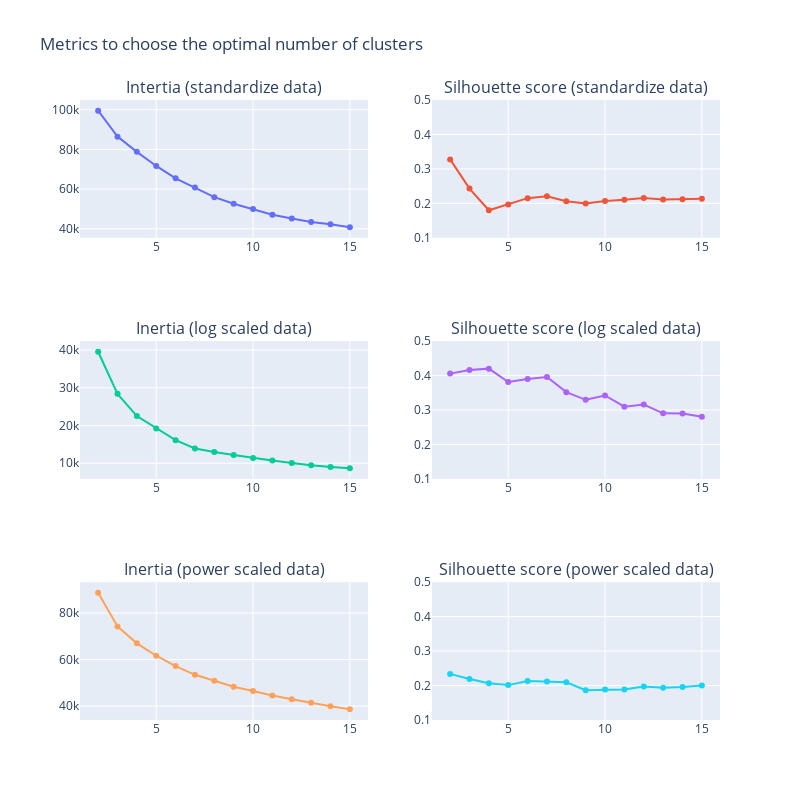

Notebook code cell kept with this figure:
### Code cell
fig = make_subplots(rows=3, cols=2,subplot_titles=("Intertia (standardize data)","Silhouette score (standardize data)",
                                                  "Inertia (log scaled data)", "Silhouette score (log scaled data)",
                                                  "Inertia (power scaled data)", "Silhouette score (power scaled data)"))

trace1 = go.Scatter(x=list(range(2,16)),y=np.array(inertia_list_st))
trace2 = go.Scatter(x=list(range(2,16)),y=np.array(silhouette_list_st))

trace3 = go.Scatter(x=list(range(2,16)),y=np.array(inertia_list_log))
trace4 = go.Scatter(x=list(range(2,16)),y=np.array(silhouette_list_log))

trace5 = go.Scatter(x=list(range(2,16)),y=np.array(inertia_list_power))
trace6 = go.Scatter(x=list(range(2,16)),y=np.array(silhouette_list_power))


fig.append_trace(trace1, 1, 1)
fig.append_trace(trace2, 1, 2)
fig.append_trace(trace3, 2, 1)
fig.append_trace(trace4, 2, 2)
fig.append_trace(trace5, 3, 1)
fig.append_trace(trace6, 3, 2)

fig.update_layout(title_text="Metrics to choose the optimal number of clusters",
                  autosize=False,width=800,height=800,
                 showlegend=False)

fig.update_yaxes(range=[0.1, 0.5], row=1, col=2)
fig.update_yaxes(range=[0.1, 0.5], row=2, col=2)
fig.update_yaxes(range=[0.1, 0.5], row=3, col=2)
fig.show()

### Figure 1 — Plotly figure (JSON) as saved in the notebook; plotly's stock layout.template omitted (floating-point values rounded to 4 significant figures)
{"data": [{"type": "scatter", "x": [2, 3, 4, 5, 6, 7, 8, 9, 10, 11, 12, 13, 14, 15], "xaxis": "x", "y": [99530.0, 86420.0, 78780.0, 71670.0, 65450.0, 60870.0, 55940.0, 52650.0, 49980.0, 47070.0, 45210.0, 43430.0, 42260.0, 40840.0], "yaxis": "y"}, {"type": "scatter", "x": [2, 3, 4, 5, 6, 7, 8, 9, 10, 11, 12, 13, 14, 15], "xaxis": "x2", "y": [0.3276, 0.2428, 0.1799, 0.1967, 0.215, 0.2208, 0.206, 0.1997, 0.2071, 0.2104, 0.2157, 0.2113, 0.2116, 0.2131], "yaxis": "y2"}, {"type": "scatter", "x": [2, 3, 4, 5, 6, 7, 8, 9, 10, 11, 12, 13, 14, 15], "xaxis": "x3", "y": [39540.0, 28370.0, 22490.0, 19200.0, 16100.0, 13910.0, 12940.0, 12200.0, 11410.0, 10710.0, 10080.0, 9428.0, 8989.0, 8659.0], "yaxis": "y3"}, {"type": "scatter", "x": [2, 3, 4, 5, 6, 7, 8, 9, 10, 11, 12, 13, 14, 15], "xaxis": "x4", "y": [0.4057, 0.4162, 0.4201, 0.3812, 0.3902, 0.3958, 0.3518, 0.3295, 0.3422, 0.3096, 0.316, 0.2903, 0.2901, 0.2802], "yaxis": "y4"}, {"type": "scatter", "x": [2, 3, 4, 5, 6, 7, 8, 9, 10, 11, 12, 13, 14, 15], "xaxis": "x5", "y": [88670.0, 74230.0, 66990.0, 61660.0, 57230.0, 53460.0, 50900.0, 48350.0, 46530.0, 44540.0, 42970.0, 41410.0, 39920.0, 38620.0], "yaxis": "y5"}, {"type": "scatter", "x": [2, 3, 4, 5, 6, 7, 8, 9, 10, 11, 12, 13, 14, 15], "xaxis": "x6", "y": [0.2338, 0.219, 0.2069, 0.2013, 0.2133, 0.2121, 0.2095, 0.1863, 0.1884, 0.1882, 0.1975, 0.1938, 0.1958, 0.2], "yaxis": "y6"}], "layout": {"annotations": [{"font": {"size": 16}, "showarrow": false, "text": "Intertia (standardize data)", "x": 0.225, "xanchor": "center", "xref": "paper", "y": 1, "yanchor": "bottom", "yref": "paper"}, {"font": {"size": 16}, "showarrow": false, "text": "Silhouette score (standardize data)", "x": 0.775, "xanchor": "center", "xref": "paper", "y": 1, "yanchor": "bottom", "yref": "paper"}, {"font": {"size": 16}, "showarrow": false, "text": "Inertia (log scaled data)", "x": 0.225, "xanchor": "center", "xref": "paper", "y": 0.6111, "yanchor": "bottom", "yref": "paper"}, {"font": {"size": 16}, "showarrow": false, "text": "Silhouette score (log scaled data)", "x": 0.775, "xanchor": "center", "xref": "paper", "y": 0.6111, "yanchor": "bottom", "yref": "paper"}, {"font": {"size": 16}, "showarrow": false, "text": "Inertia (power scaled data)", "x": 0.225, "xanchor": "center", "xref": "paper", "y": 0.2222, "yanchor": "bottom", "yref": "paper"}, {"font": {"size": 16}, "showarrow": false, "text": "Silhouette score (power scaled data)", "x": 0.775, "xanchor": "center", "xref": "paper", "y": 0.2222, "yanchor": "bottom", "yref": "paper"}], "autosize": false, "height": 800, "showlegend": false, "title": {"text": "Metrics to choose the optimal number of clusters"}, "width": 800, "xaxis": {"anchor": "y", "domain": [0, 0.45]}, "xaxis2": {"anchor": "y2", "domain": [0.55, 1]}, "xaxis3": {"anchor": "y3", "domain": [0, 0.45]}, "xaxis4": {"anchor": "y4", "domain": [0.55, 1]}, "xaxis5": {"anchor": "y5", "domain": [0, 0.45]}, "xaxis6": {"anchor": "y6", "domain": [0.55, 1]}, "yaxis": {"anchor": "x", "domain": [0.7778, 1]}, "yaxis2": {"anchor": "x2", "domain": [0.7778, 1], "range": [0.1, 0.5]}, "yaxis3": {"anchor": "x3", "domain": [0.3889, 0.6111]}, "yaxis4": {"anchor": "x4", "domain": [0.3889, 0.6111], "range": [0.1, 0.5]}, "yaxis5": {"anchor": "x5", "domain": [0, 0.2222]}, "yaxis6": {"anchor": "x6", "domain": [0, 0.2222], "range": [0.1, 0.5]}}}
